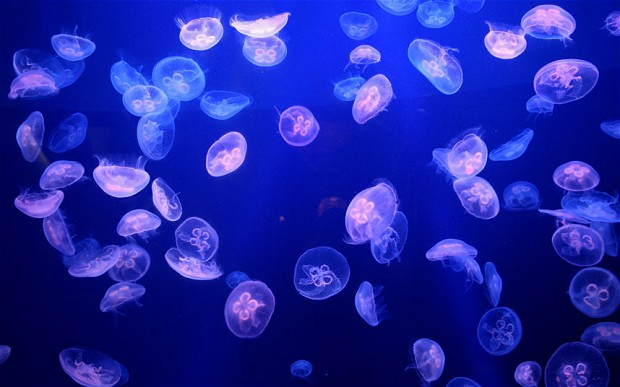
//> input picture jellyfish.jpg, 620 x 387 px
$ ./Problem-2   (built with g++ and OpenCV 4)
//> lines starting //> are read from the running program, lines starting //| are printed output that depends on the picture; after the words box and inside, x2 and y2 are one past the last pixel; in counts of white or black regions, pixels touching at a corner belong together

//Problem 2
#include<opencv2/highgui/highgui.hpp>
#include<cv.h>
#include <iostream>

using namespace cv;
using namespace std;

int main()
{
//define window
namedWindow("img",CV_WINDOW_AUTOSIZE);


Mat output,blurr,hsv;

//read the input image jellyfish.jpg
Mat img = imread("/home/pranay/opencv/jellyfish.jpg",CV_LOAD_IMAGE_COLOR);
//> img is the input picture: 387 rows x 620 cols, CV_8UC3; mean B, G, R 165.1, 37.5, 31.3

  for (int i=1; i<7; i=i+2)
   {
      //smooth the image in the "img" and save it to "blurr"
      blur(img, blurr, Size(i,i));
   }
//> this loop made 3 passes
//> pass 3, `blur(img, blurr, Size(i,i));`:
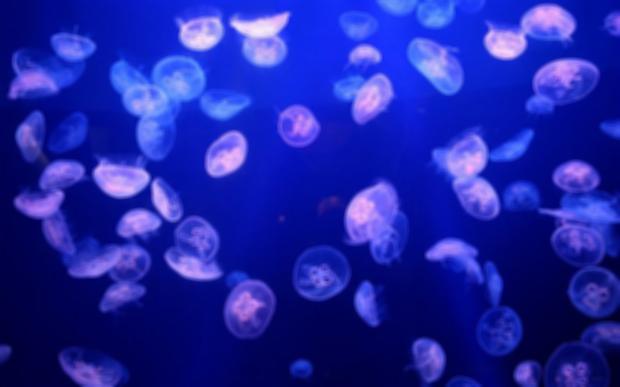
//> blurr: 387 rows x 620 cols, CV_8UC3; mean B, G, R 165.1, 37.5, 31.3

//change colour space
cvtColor(blurr,hsv,COLOR_BGR2HSV);
//> hsv: 387 rows x 620 cols, CV_8UC3; mean H, S, V 119.2, 221.8, 165.1

//threshold the image
inRange(hsv, Scalar(121, 25, 131), Scalar(255, 255, 255), output);
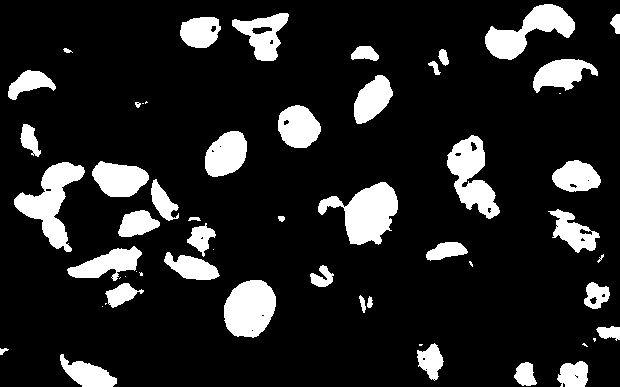
//> output: 387 rows x 620 cols, CV_8UC1; 14.2% white; 56 white regions (14 under 20 px)

//apply dilation to image
  dilate( output, output,getStructuringElement(MORPH_ELLIPSE, Size( 1, 1)) );


vector<vector<Point> > contours;
//find contours in output image
findContours(output, contours,CV_RETR_EXTERNAL,CV_CHAIN_APPROX_NONE);
//> contours = 56 contours, 17 with area under 20; largest, box (x1, y1, x2, y2) and area: (318, 182, 398, 245) 2579, (14, 162, 85, 252) 2425, (224, 280, 276, 338) 2258, (447, 135, 500, 219) 2170, (485, 4, 575, 60) 2100


/// Get the moments
vector<Moments> mu( contours.size());
//> mu = 56 items
for( int i = 0; i < contours.size(); i++ )
{
mu[i] = moments( contours[i], false );
}
//> this loop made 56 passes

int j=0;
/// Get the mass centers:
vector<Point2f> mc( contours.size());
for( int i = 0; i < contours.size(); i++ )
{
mc[i] = Point2f( mu[i].m10/mu[i].m00 , mu[i].m01/mu[i].m00);
j++;
}
//> after the loop, j = 56


for(int i = 0; i < j-1; i++)
    {
         if( contourArea(contours[i]) > 10 )
        {
         //check for nan
         if (!isnan(mc[i].x))
        {
            if (!isnan(mc[i].y))
           {
            //draw rectangle on detected jellyfish
            Rect r0= boundingRect(Mat(contours[i]));
            rectangle(img,r0,Scalar(0,255,0),2);
            //put red cross mark
            putText(img, "x", Point(mc[i].x,mc[i].y), FONT_HERSHEY_COMPLEX, 0.5, Scalar(0,0,255), 2);
           }
        }
        }
    }
//> this loop made 55 passes
//> r0 on passes 1, 2, 3, 4, 7, 9, 12, 13, 14, 15, 16, 21: Rect(514, 362, 23, 24), Rect(557, 361, 31, 26), Rect(60, 354, 57, 33), Rect(0, 348, 9, 7), Rect(417, 343, 27, 38), Rect(596, 326, 24, 15), Rect(367, 296, 6, 12), Rect(359, 295, 7, 18), Rect(105, 283, 39, 25), Rect(584, 282, 26, 27), Rect(224, 280, 52, 58), Rect(310, 265, 24, 22)
//> pass 1, `putText(img, "x", Point(mc[i].x,mc[i].y), FONT_HERSHEY_COMPLEX, 0.5, S..`:
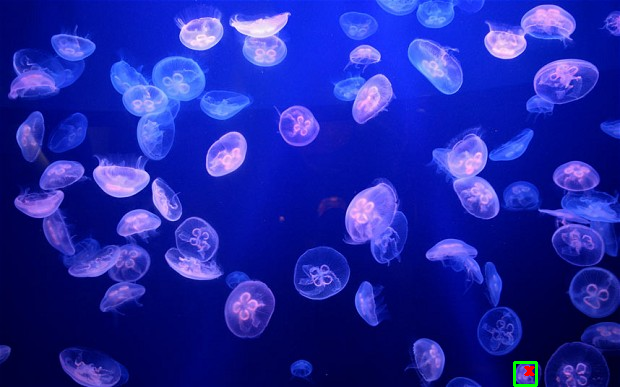
//> img: 387 rows x 620 cols, CV_8UC3; 0.14% of pixels changed, all inside (x1, y1, x2, y2) = (513, 361, 538, 387)
//> pass 2, `putText(img, "x", Point(mc[i].x,mc[i].y), FONT_HERSHEY_COMPLEX, 0.5, S..`:
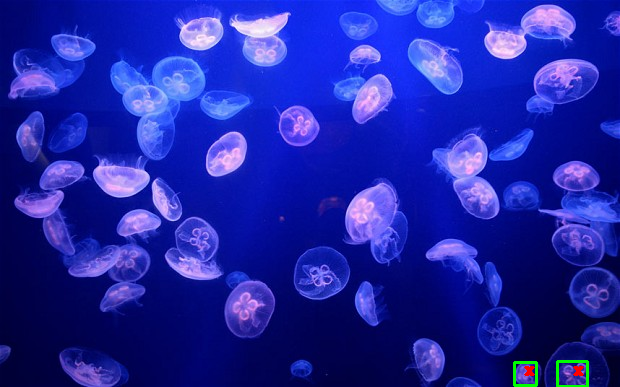
//> img: 387 rows x 620 cols, CV_8UC3; 0.16% of pixels changed, all inside (x1, y1, x2, y2) = (556, 360, 589, 387)
//> pass 3, `putText(img, "x", Point(mc[i].x,mc[i].y), FONT_HERSHEY_COMPLEX, 0.5, S..`:
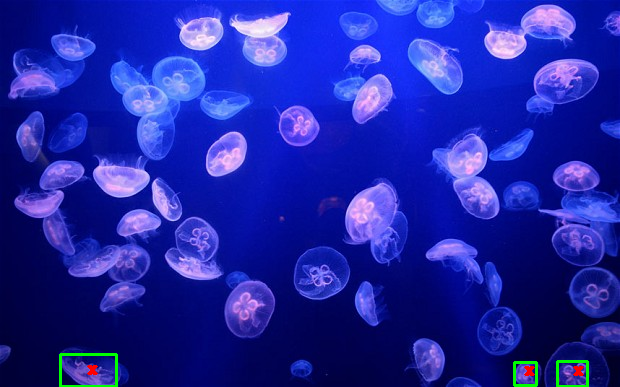
//> img: 387 rows x 620 cols, CV_8UC3; 0.23% of pixels changed, all inside (x1, y1, x2, y2) = (59, 353, 118, 387)
//> after the loop:
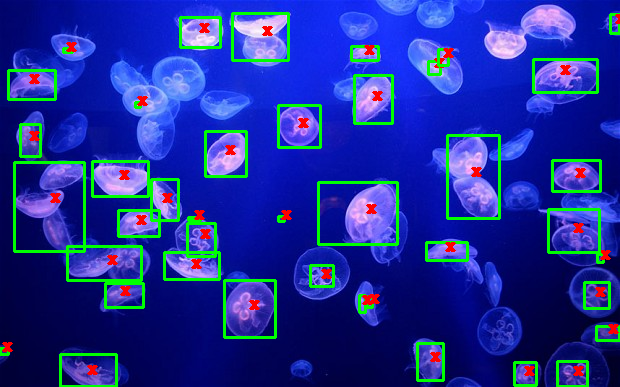
//> img: 387 rows x 620 cols, CV_8UC3; 6.96% of pixels changed, all inside (x1, y1, x2, y2) = (0, 12, 620, 382)
//show the image
imshow("img",img);
waitKey(0);

return 0;
}

$ run again, with oscarSelfie.jpg copied over jellyfish.jpg
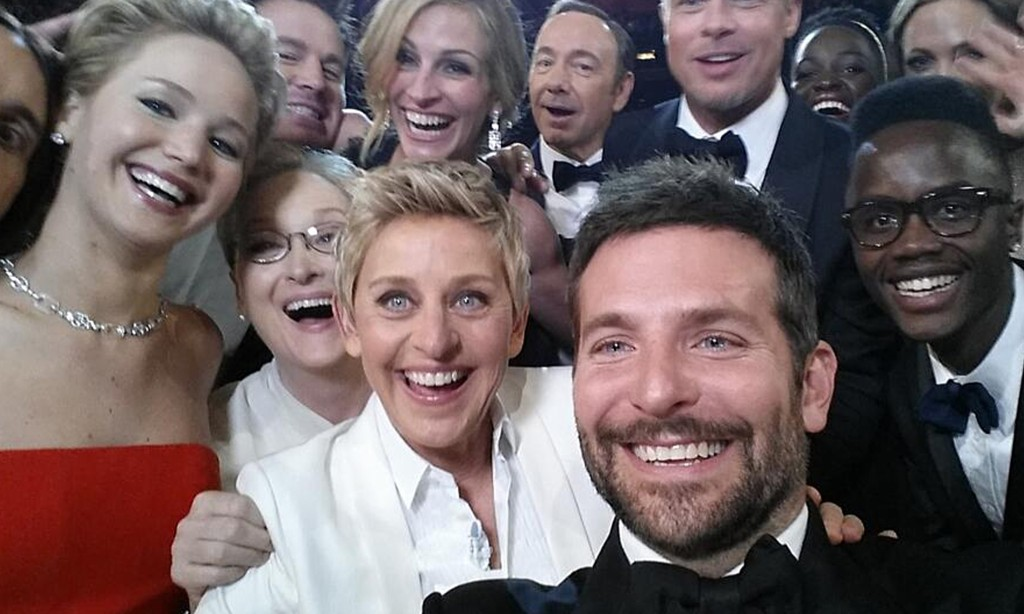
//> input picture oscarSelfie.jpg, 1024 x 614 px
//> img is the input picture: 614 rows x 1024 cols, CV_8UC3; mean B, G, R 100.5, 99.8, 114.3
//> hsv: 614 rows x 1024 cols, CV_8UC3; mean H, S, V 69.9, 58.9, 118.7
//> `inRange(hsv, Scalar(121, 25, 131), Scalar(255, 255, 255), output);`:
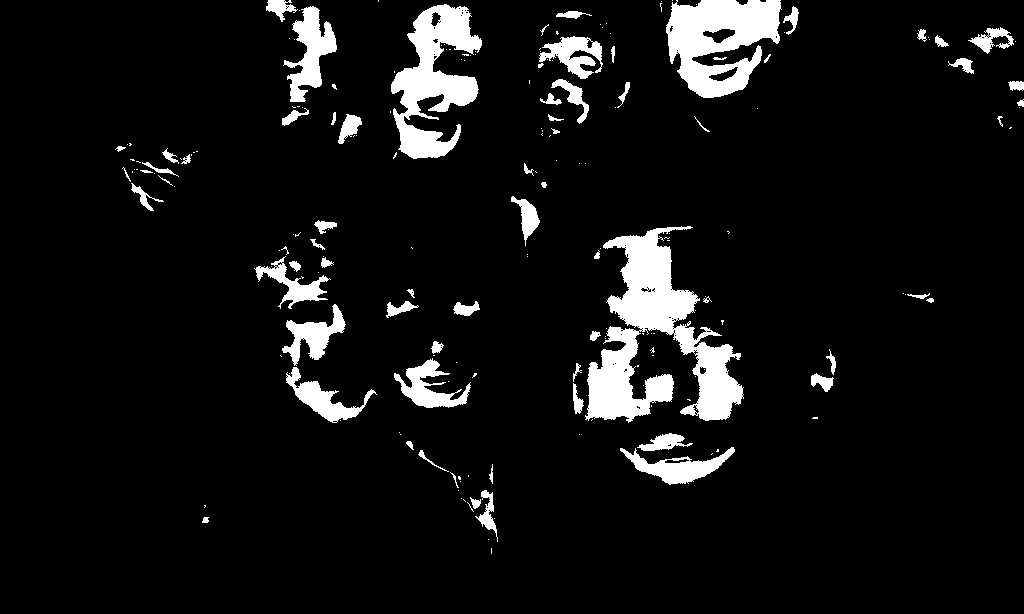
//> output: 614 rows x 1024 cols, CV_8UC1; 7.4% white; 197 white regions (127 under 20 px)
//> contours = 196 contours, 140 with area under 20; largest, box (x1, y1, x2, y2) and area: (585, 226, 744, 423) 12678, (666, 0, 782, 98) 7290, (391, 4, 482, 159) 6698, (283, 6, 337, 102) 2135, (620, 447, 735, 485) 1617
//> mu = 196 items
//> after the loop `for( int i = 0; i < contours.size(); i++ )`: mc = 196 Points (x, y), first 12: [nan, nan], [nan, nan], [nan, nan], [205.1, 519.7], [204.7, 505.3], [471.5, 509], [nan, nan], [nan, nan], [475.3, 502.9], [487.5, 512.6], [nan, nan], [nan, nan]; j = 196
//> the loop `for(int i = 0; i < j-1; i++)` made 195 passes
//> r0 on passes 4, 9, 10, 15, 16, 18, 20, 21: Rect(202, 517, 7, 6), Rect(470, 497, 11, 12), Rect(475, 490, 23, 52), Rect(450, 472, 9, 16), Rect(489, 464, 4, 20), Rect(418, 450, 31, 22), Rect(620, 447, 115, 38), Rect(406, 441, 8, 9)
//> after the loop `for(int i = 0; i < j-1; i++)`:
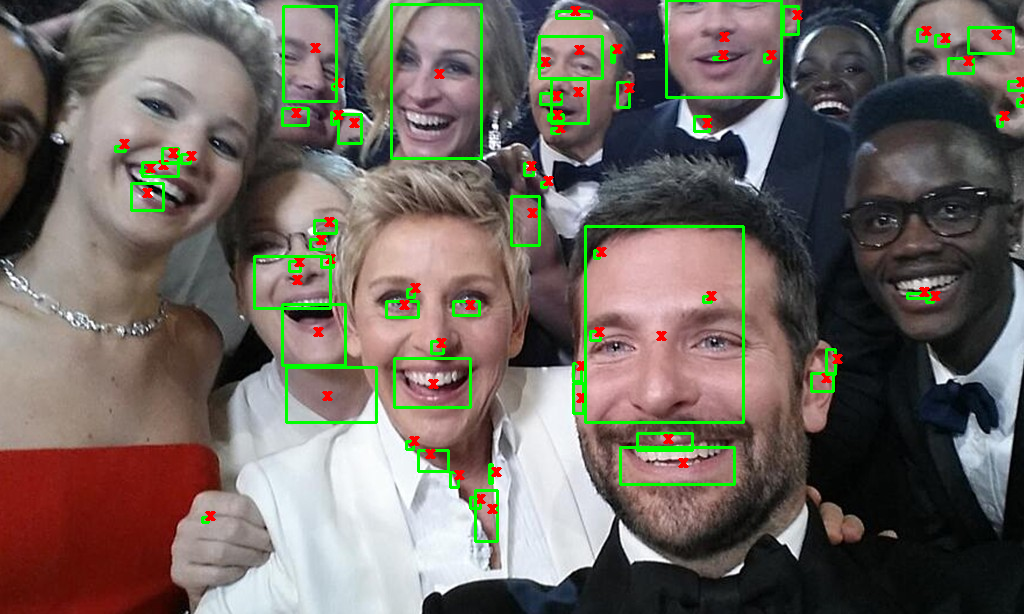
//> img: 614 rows x 1024 cols, CV_8UC3; 3.78% of pixels changed, all inside (x1, y1, x2, y2) = (114, 0, 1024, 543)
